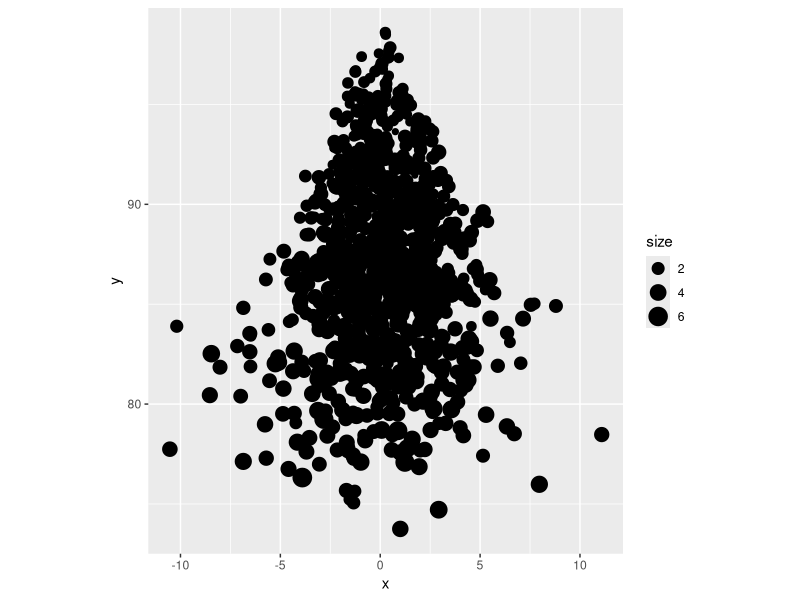

R code for this plot:
library(ggplot2)
library(gganimate)

library(caTools)

N = 1000

beg <- data.frame(x = rep(0,N), 
                  y = rep(100, N), 
                  size = rep(1, N), 
                  time = rep(0, N), 
                  momentum = abs(rnorm(N, 0.9, 1)) + 0.2, 
                  ordinal = 1:N)


mkstep <- function(dat){
  dat$time <- dat$time +1
  y_step <- abs(rnorm(N,1,1))
  dat$y = dat$y - ifelse(2 * y_step * dat$time < 10,  2 * y_step * dat$time, 10)
  size_step <- (abs(rnorm(N, 0, 0.5)) %% (y_step* dat $time))
  dat$size = ((100 - dat$y)/9 + 1) * rnorm(N, 1, 0.3) 
  dat$x <- dat$x + rnorm(N, 1) %% (y_step* dat$time) * sample(c(-1,1), N, replace = TRUE)
  dat
}

ggplot(data = mkstep(mkstep(mkstep(beg))), aes(x = x, y = y, size = size)) +
  geom_point() +
  coord_fixed()

con <- mkstep(beg)
xmastree <- rbind(beg, con, mkstep(con))

x <- ggplot(xmastree, aes(x = x, y = y, size = size)) + 
  geom_point() +
  transition_states(
    time,
    transition_length = 2,
    state_length = 1
  ) +
  enter_fade() + 
  exit_shrink() +
  ease_aes('sine-in-out')

x <- ggplot(xmastree, aes(x = x, y = y, size = size)) + 
  geom_point() +
  transition_time(time) +
  ease_aes('linear')

y <- animate(x, renderer = magick_renderer())

magick::image_write(y, path="xmasxmasxmas.gif")
dev.off()
